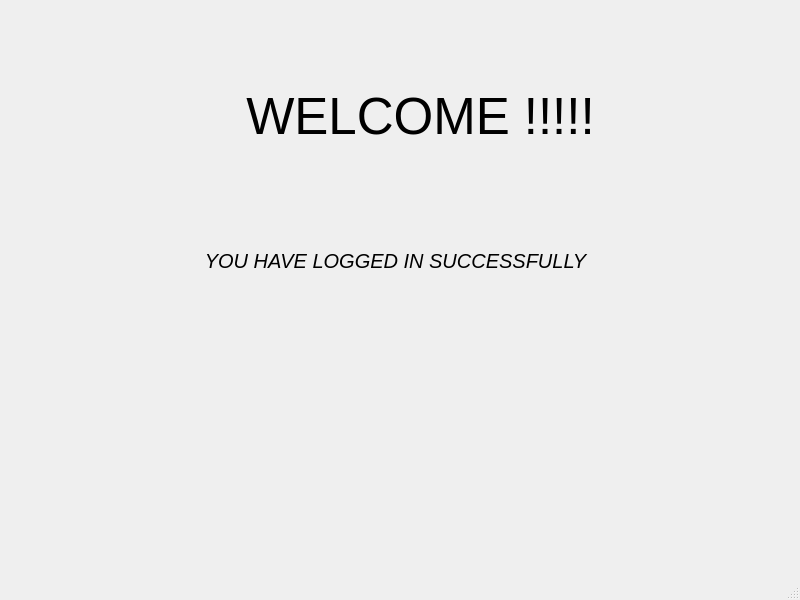
<?xml version="1.0" encoding="UTF-8"?>
<ui version="4.0">
 <class>MainWindow</class>
 <widget class="QMainWindow" name="MainWindow">
  <property name="geometry">
   <rect>
    <x>0</x>
    <y>0</y>
    <width>800</width>
    <height>600</height>
   </rect>
  </property>
  <property name="windowTitle">
   <string>MainWindow</string>
  </property>
  <widget class="QWidget" name="centralwidget">
   <widget class="QLabel" name="label">
    <property name="geometry">
     <rect>
      <x>230</x>
      <y>20</y>
      <width>381</width>
      <height>191</height>
     </rect>
    </property>
    <property name="font">
     <font>
      <pointsize>38</pointsize>
     </font>
    </property>
    <property name="text">
     <string>WELCOME !!!!!</string>
    </property>
    <property name="alignment">
     <set>Qt::AlignCenter</set>
    </property>
   </widget>
   <widget class="QLabel" name="label_2">
    <property name="geometry">
     <rect>
      <x>140</x>
      <y>200</y>
      <width>511</width>
      <height>121</height>
     </rect>
    </property>
    <property name="font">
     <font>
      <pointsize>15</pointsize>
      <italic>true</italic>
     </font>
    </property>
    <property name="text">
     <string>YOU HAVE LOGGED IN SUCCESSFULLY</string>
    </property>
    <property name="alignment">
     <set>Qt::AlignCenter</set>
    </property>
   </widget>
  </widget>
  <widget class="QMenuBar" name="menubar">
   <property name="geometry">
    <rect>
     <x>0</x>
     <y>0</y>
     <width>800</width>
     <height>21</height>
    </rect>
   </property>
  </widget>
  <widget class="QStatusBar" name="statusbar"/>
 </widget>
 <resources/>
 <connections/>
</ui>
